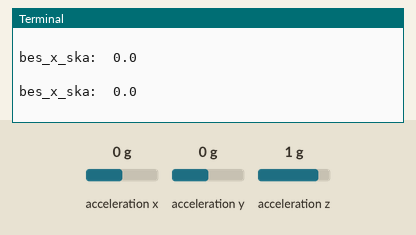
Bench run of a program on a simulated Raspberry Pi (BCM pin numbers). On the bench: the last lines printed to the terminal. The inputs (shaded band) are chosen by the test bench; at power-on: acceleration x 0 g, acceleration y 0 g, acceleration z 1 g. The clock reads 2024-03-15 10:24:30 at power-on unless the program sets it.

Above: at 1.2 s.
1.3 s: acceleration x set to -1.4 g
At 2.0 s:
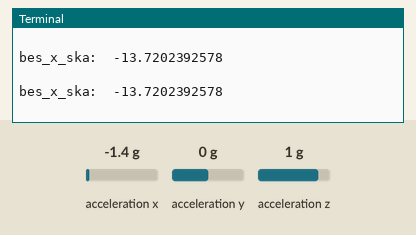
2.8 s: acceleration x set to -0.8 g
At 3.6 s:
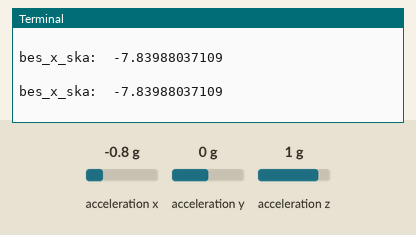
Timing chart, 0 to 5.8 s (numbered marks = the images above; inputs shaded):
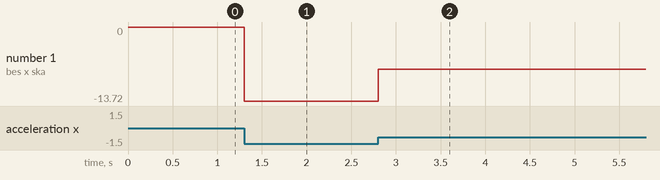

The program:

help.py
```python
import smbus
import math
import time

# Register
power_mgmt_1 = 0x6b
power_mgmt_2 = 0x6c

def read_byte(reg, addr):
    return bus.read_byte_data(addr, reg)

def read_word(reg, addr):
    h = bus.read_byte_data(addr, reg)
    l = bus.read_byte_data(addr, reg+1)
    value = (h << 8) + l
    return value

def read_word_2c(reg, addr):
    val = read_word(reg, addr)
    if (val >= 0x8000):
        return -((65535 - val) + 1)
    else:
        return val

# 1:320 for map information
bus = smbus.SMBus(1) # bus = smbus.SMBus(0) fuer Revision 1
address = 0x68       # via i2cdetect
bus.write_byte_data(address, power_mgmt_1, 0)  #initiate mpu6500

start_warning_time = 0
while True:
	bes_x = read_word_2c(0x3b, address)
	bes_y = read_word_2c(0x3d, address)
	bes_z = read_word_2c(0x3f, address)

	bes_x_ska = bes_x / 16384.0 * 9.8
	print "bes_x_ska: " , bes_x_ska
	print

	if bes_x_ska > -9:
		if start_warning_time == 0:
			start_warning_time = time.time()
		else:
			if time.time() - start_warning_time > 5:
				print "HELPPPPP!!!!!!!!!!!!!!!!!!"
	else:
		start_warning_time = 0
```

Measured:
- after the input at 1.3 s, the terminal: prints a new line at once (image 1)
- after the input at 2.8 s, the terminal: prints a new line at once (image 2)
- plotted number 1: 0 → -13.72 after the input at 1.3 s, -13.72 → -7.84 after the input at 2.8 s
